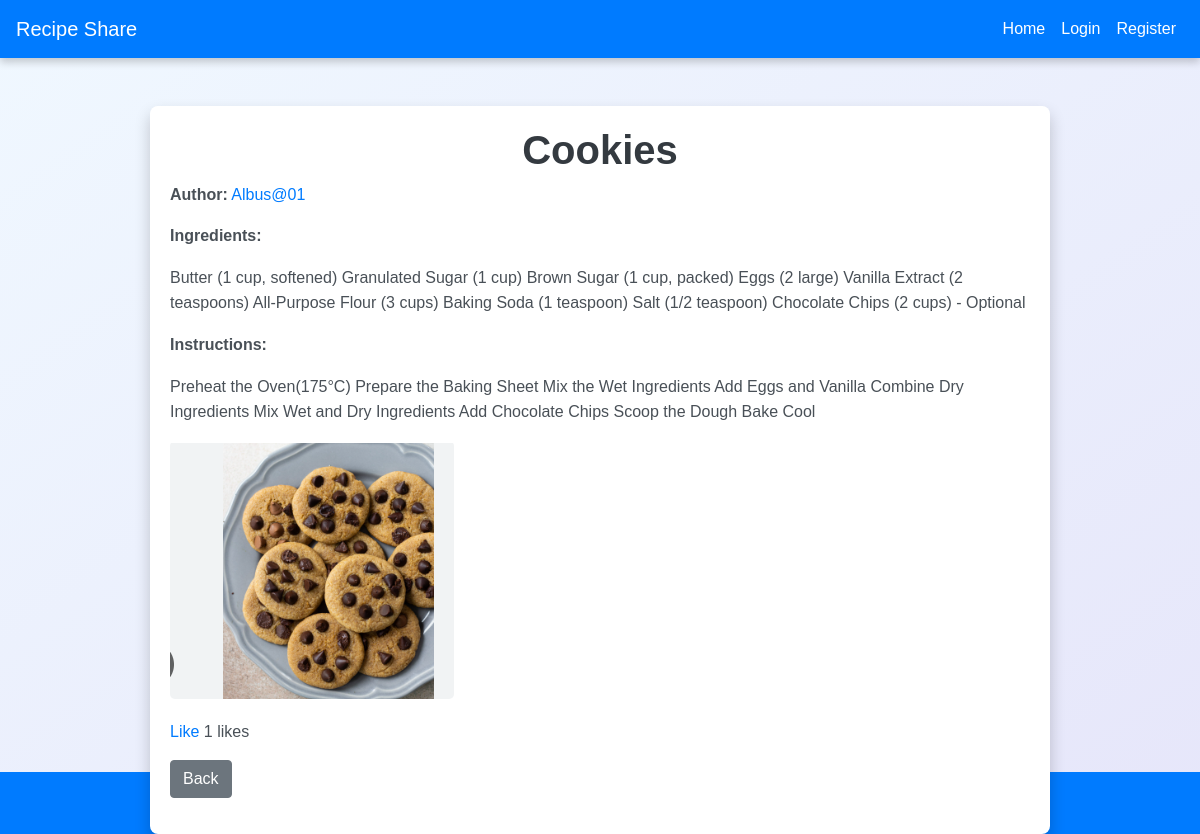
/recipe/4/, run on the app's committed database.
### app/models.py (models this page shows, shortened)
class Recipe(models.Model):
    title = models.CharField(max_length=100)
    ingredients = models.TextField()
    instructions = models.TextField()
    image = models.ImageField(upload_to='images/')
    author = models.ForeignKey(User, on_delete=models.CASCADE)
    created_at = models.DateTimeField(auto_now_add=True)
    likes = models.ManyToManyField(User, related_name='recipe_likes', blank=True)
    def total_likes(self):
        return self.likes.count()

### app/views.py (the view)
# urls.py: path('recipe/<int:recipe_id>/', views.view_recipe, name='view_recipe'),
def view_recipe(request, recipe_id):
    recipe = get_object_or_404(Recipe, id=recipe_id)
    return render(request, 'app/view_recipe.html', {'recipe': recipe})

### app/templates/app/view_recipe.html (shortened to what this page needs)
{% extends 'app/base.html' %}
{% block content %}
    <div class="recipe-detail">
        <h1>{{ recipe.title }}</h1>
        <p><strong>Author:</strong> <a href="{% url 'view_user' recipe.author.id %}">{{ recipe.author }}</a></p>
        <p><strong>Ingredients:</strong></p>
        <p>{{ recipe.ingredients }}</p>
        <p><strong>Instructions:</strong></p>
        <p>{{ recipe.instructions }}</p>
        {% if recipe.image %}
            <img src="{{ recipe.image.url }}" alt="{{ recipe.title }}">
        {% else %}
            <p>No image available</p>
        {% endif %}
        <p>
            <a href="{% url 'like_recipe' recipe.id %}">{% if user in recipe.likes.all %}Unlike{% else %}Like{% endif %}</a>
            {{ recipe.total_likes }} likes
        </p>
        <p>
            <a href="javascript:history.back()" class="btn btn-secondary">Back</a>
        </p>
    </div>
{% endblock %}

### app/static/css/styles.css (style rules this page uses)
body { font-family: 'Arial', sans-serif; background: linear-gradient(to bottom right, #f0f8ff, #e6e6fa); margin: 0; padding: 0; }
h1, h2 { color: #343a40; font-weight: bold; text-align: center; }
p, ul { color: #495057; line-height: 1.6; }
.btn-secondary { background-color: #6c757d; border-color: #6c757d; transition: background-color 0.3s, border-color 0.3s; }
a { color: #007bff; text-decoration: none; transition: color 0.3s; }
img { max-width: 100%; height: auto; border-radius: 5px; margin-bottom: 20px; }

### data on the page
Recipe: title "Cookies", author "Albus@01", ingredients "Butter (1 cup, softened) Granulated Sugar (1 cup) Brown Sugar (1 cup, packed) Eggs (2 large) Vanilla Extract (2 teaspoons) All-Purpose Flour (3 cups) Baking Soda (1 teaspoon) Salt (1/2 teaspoon) Chocolate Chips (2 cups) - Optional", instructions "Preheat the Oven(175°C) Prepare the Baking Sheet Mix the Wet Ingredients Add Eggs and Vanilla Combine Dry Ingredients Mix Wet and Dry Ingredients Add Chocolate Chips Scoop the Dough Bake Cool", image (picture), total_likes "1"
